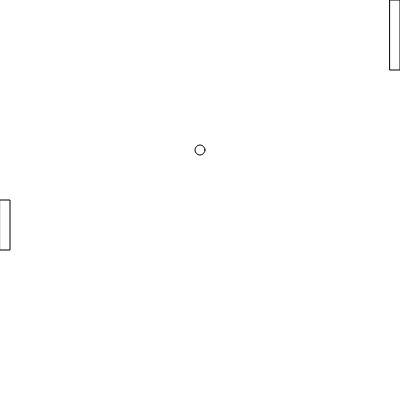
Frame 1 (no input)
Frame 60 (no input): identical to frame 1, image omitted
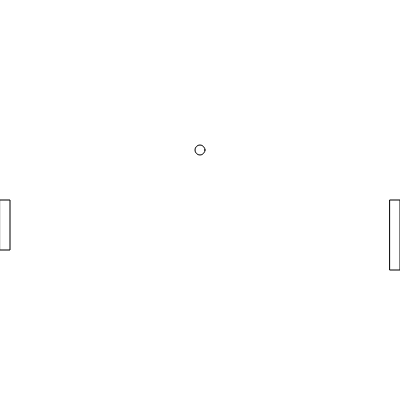
Frame 120 (the mouse pressed at the canvas centre since frame 60)

The p5.js sketch that drew these frames (run headless with seeded random() and noise() and a simulated clock; from frame 60 on, the mouse is pressed at the canvas centre):

// p5.js sketch
// ── sketch.js
class Paddle {
  
  constructor(){
    this.width = 10;
    this.height = 70;
    this.xPosition = 0;
    this.yPosition= 0;
  }
  
  
  display(){
    rect(this.xPosition, this.yPosition, this.width, this.height);
  };
}

function setup(){
  createCanvas(400,400);
}

function draw() {
  //set background to white
  background("white");
  
  //player Paddle
  var playerPaddle = new Paddle();
  playerPaddle.xPosition = 390;
  playerPaddle.yPosition = mouseY;
  
  playerPaddle.display();
  var computerPaddle=new Paddle();
  computerPaddle.yPosition=200;
  computerPaddle.height=50;
  computerPaddle.display();
  
  
  //draw the ball
  var ball=new Ball();
  ball.show();
}
// ── ball.js
class Ball{
constructor(){
this.xPos=200;
this.yPos=150;
this.radius=10;
}
show(){
circle(this.xPos,this.yPos,this.radius);
} 
  
  
  
  
  
  
  
  
}
